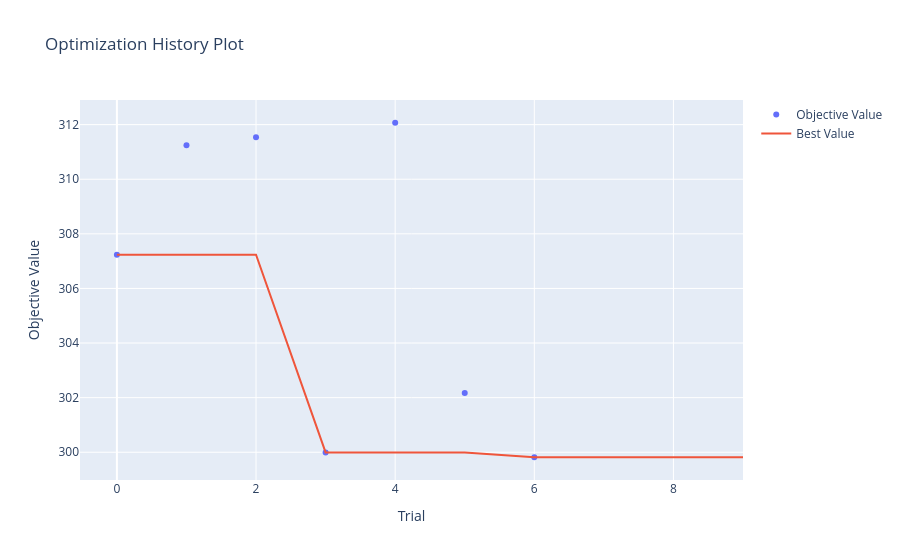
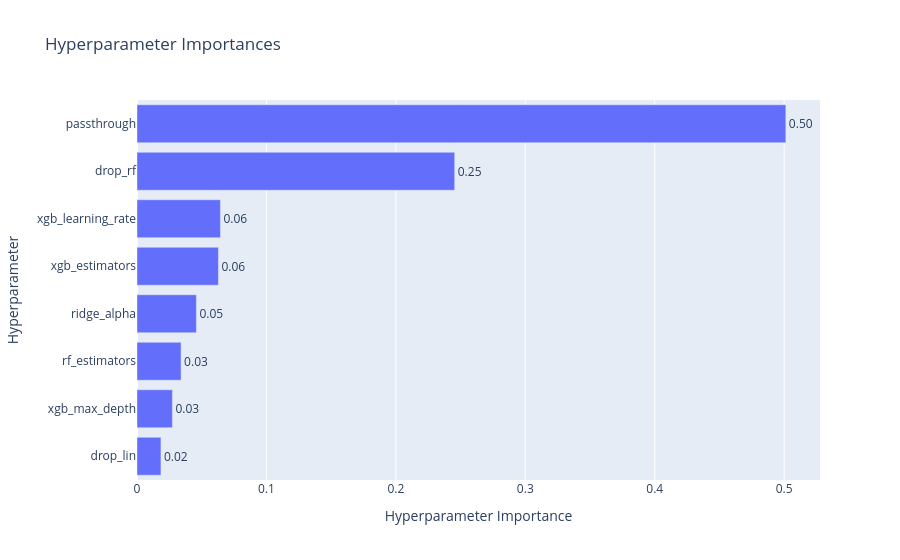

Notebook code cell kept with these figures, in order:
### Code cell
study = results[0]["study"]

vis.plot_optimization_history(study).show()
vis.plot_param_importances(study).show()

### Figure 1 — Plotly figure (JSON) as saved in the notebook; plotly's stock layout.template omitted (floating-point values rounded to 4 significant figures)
{"data": [{"mode": "markers", "name": "Objective Value", "x": [0, 1, 2, 3, 4, 5, 6], "y": [307.2, 311.2, 311.5, 300.0, 312.1, 302.2, 299.8], "type": "scatter"}, {"mode": "lines", "name": "Best Value", "x": [0, 1, 2, 3, 4, 5, 6, 7, 8, 9], "y": [307.2, 307.2, 307.2, 300.0, 300.0, 300.0, 299.8, 299.8, 299.8, 299.8], "type": "scatter"}, {"marker": {"color": "#cccccc"}, "mode": "markers", "name": "Infeasible Trial", "showlegend": false, "x": [], "y": [], "type": "scatter"}], "layout": {"title": {"text": "Optimization History Plot"}, "xaxis": {"title": {"text": "Trial"}}, "yaxis": {"title": {"text": "Objective Value"}}}}

### Figure 2 — Plotly figure (JSON) as saved in the notebook; plotly's stock layout.template omitted (floating-point values rounded to 4 significant figures)
{"data": [{"cliponaxis": false, "hovertemplate": ["drop_lin (CategoricalDistribution): 0.01850350172987412<extra></extra>", "xgb_max_depth (IntDistribution): 0.027354168165030644<extra></extra>", "rf_estimators (IntDistribution): 0.034068363168854705<extra></extra>", "ridge_alpha (FloatDistribution): 0.04589665993558788<extra></extra>", "xgb_estimators (IntDistribution): 0.06292080401558625<extra></extra>", "xgb_learning_rate (FloatDistribution): 0.06447150440690504<extra></extra>", "drop_rf (CategoricalDistribution): 0.24547442011800413<extra></extra>", "passthrough (CategoricalDistribution): 0.5013105784601573<extra></extra>"], "name": "Objective Value", "orientation": "h", "text": ["0.02", "0.03", "0.03", "0.05", "0.06", "0.06", "0.25", "0.50"], "textposition": "outside", "x": [0.0185, 0.02735, 0.03407, 0.0459, 0.06292, 0.06447, 0.2455, 0.5013], "y": ["drop_lin", "xgb_max_depth", "rf_estimators", "ridge_alpha", "xgb_estimators", "xgb_learning_rate", "drop_rf", "passthrough"], "type": "bar"}], "layout": {"title": {"text": "Hyperparameter Importances"}, "xaxis": {"title": {"text": "Hyperparameter Importance"}}, "yaxis": {"title": {"text": "Hyperparameter"}}}}
